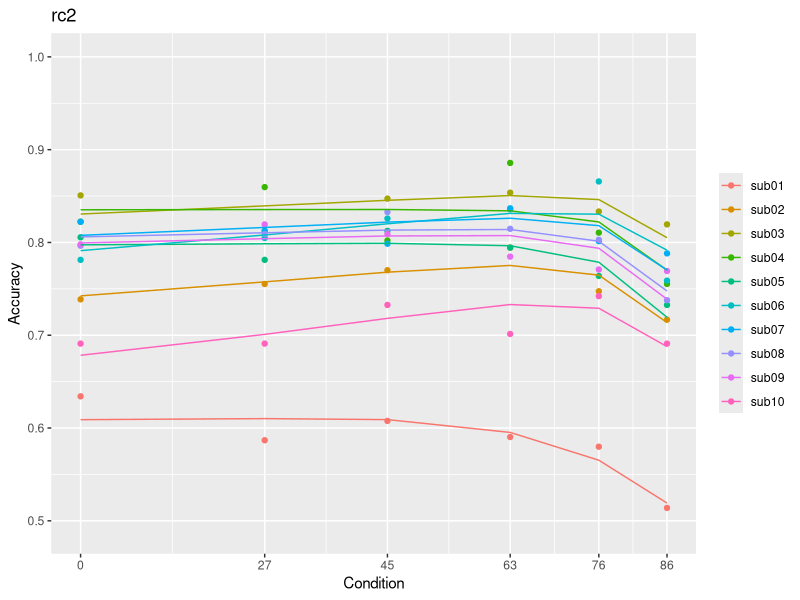

Generate this figure with R:
#+ message = F
library(magrittr)
library(dplyr)
library(tidyr)
library(ggplot2)
library(data.table)
library(evd)


#'# data loading
dat <- fread("exp1_data_behavior.csv", sep = ",", header = T)
dat <- na.omit(dat)


#'# functions
fit_rc2 <- function(d) {
    guess <- c(0.5, 2.22 * 10e-3)
    fit <- suppressWarnings(optim(par = guess, fn = deviance, gr = NULL, method = "L-BFGS-B", d = d,
                                  lower = c(0.001, -5), upper = c(20, 5),
                                  control = list("maxit" = 100000,
                                                 "parscale" = c(0.004, 0.0002))))
    est <- data.frame(sH = fit$par[1], w = fit$par[2], dev = fit$value)
    return(est)
}

deviance <- function(x, d) {
    val3 <- d$val3
    
    sH <- x[1]
    w <- x[2]
    
    Vcu <- as.data.frame(cbind(100, 90, val3))/100
    colnames(Vcu) <- c("V1", "V2", "V3")
    Vcu <- mutate(Vcu, sumVcu = V1 + V2 + V3)
    Vcu <- mutate(Vcu, normalizer = sH + w * sumVcu)
    M <- Vcu[, 1:3]/Vcu$normalizer
    
    M <- mutate(M, P = ifelse(V3 == 0, exp(V1) / (exp(V1) + exp(V2)), 
                              exp(V1) / (exp(V1) + exp(V2) + exp(V3))))
    
    M <- mutate(M, P = ifelse(P < .01, .01, P)) #adjustments to avoid punishing models too much for very unlikely predictions
    M <- mutate(M, P = ifelse(P > .99, .99, P)) #adjustments to avoid punishing models too much for very unlikely predictions
    M$corr <- d$corr
    
    dev <- -2 * sum(M$corr * log(M$P) + (1 - M$corr) * log(1 - M$P))
    return(dev)
}


#'# individual fittings
fits <- c()

for (sub in unique(dat$subj)) {
    d <- subset(dat, dat$subj == sub)
    f <- tryCatch(fit_rc2(d), error = function(e){f = cbind(NA, NA, NA)}) 
    colnames(f) <- c("sH", "w", "dev")
    fits <- try(rbind(fits, cbind(f, sub)))
    fits <- na.omit(fits)
    fits$sH <- as.numeric(fits$sH)
    fits$w <- as.numeric(fits$w)
    fits$dev <- as.numeric(fits$dev)
}


#'# visualization
prediction <- c()

for (subj in unique(fits$sub)) {
    f <- subset(fits, fits$sub == subj)
    
    n1 <- exp(1 / (f[1] + f[2] * 1.90)) + exp(0.9 / (f[1] + f[2] * 1.90))
    n2 <- exp(1 / (f[1] + f[2] * 2.17)) + exp(0.9 / (f[1] + f[2] * 2.17)) + exp(0.27 / (f[1] + f[2] * 2.17))
    n3 <- exp(1 / (f[1] + f[2] * 2.35)) + exp(0.9 / (f[1] + f[2] * 2.35)) + exp(0.45 / (f[1] + f[2] * 2.35))
    n4 <- exp(1 / (f[1] + f[2] * 2.53)) + exp(0.9 / (f[1] + f[2] * 2.53)) + exp(0.63 / (f[1] + f[2] * 2.53))
    n5 <- exp(1 / (f[1] + f[2] * 2.66)) + exp(0.9 / (f[1] + f[2] * 2.66)) + exp(0.76 / (f[1] + f[2] * 2.66))
    n6 <- exp(1 / (f[1] + f[2] * 2.76)) + exp(0.9 / (f[1] + f[2] * 2.76)) + exp(0.86 / (f[1] + f[2] * 2.76))           
    
    # softmax transformation                                                                      
    pred <- c(
        exp(1 / (f[1] + f[2] * 1.90)) / n1,
        exp(1 / (f[1] + f[2] * 2.17)) / n2,
        exp(1 / (f[1] + f[2] * 2.35)) / n3,
        exp(1 / (f[1] + f[2] * 2.53)) / n4,
        exp(1 / (f[1] + f[2] * 2.66)) / n5,
        exp(1 / (f[1] + f[2] * 2.76)) / n6)
    
    pred <- as.numeric(pred)
    pred <- as.data.frame(pred)
    pred$id <- subj
    pred$condition <- c(0, 27, 45, 63, 76, 86)
    prediction <- rbind(prediction, pred)
    
}


#'# accuracy
dat %>%
    group_by(subj, val3) %>%
    summarise(Accuracy = mean(corr)) -> acc

acc <- subset(acc, acc$subj %in% unique(fits$sub))
acc$pred <- prediction$pred

rc2 <- ggplot(acc) + geom_point(aes(x = val3, y = Accuracy, color = subj)) +
    geom_line(mapping = aes(x = val3, y = pred, color = subj)) + ylim(0.49, 1) + xlab("Condition") + 
    scale_x_continuous(breaks = c(0, 27, 45, 63, 76, 86)) +
    ggtitle("rc2")  + guides(color = guide_legend(title = NULL))
rc2

fits_rc2 <- fits
fits_rc2 <- mutate(fits_rc2, aic = dev + 4)
